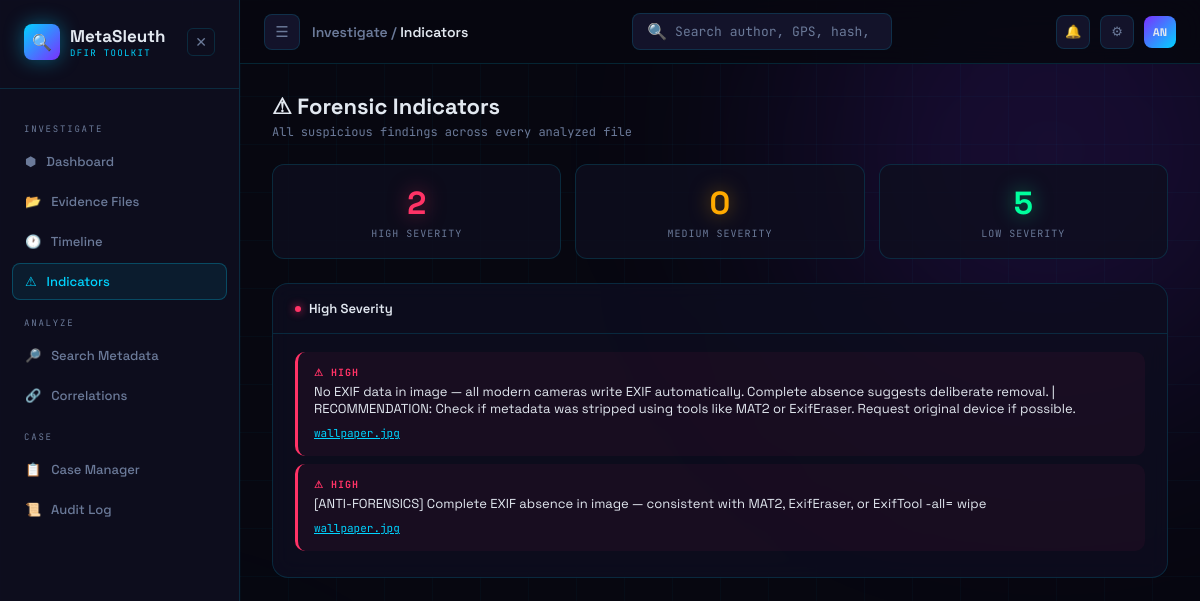
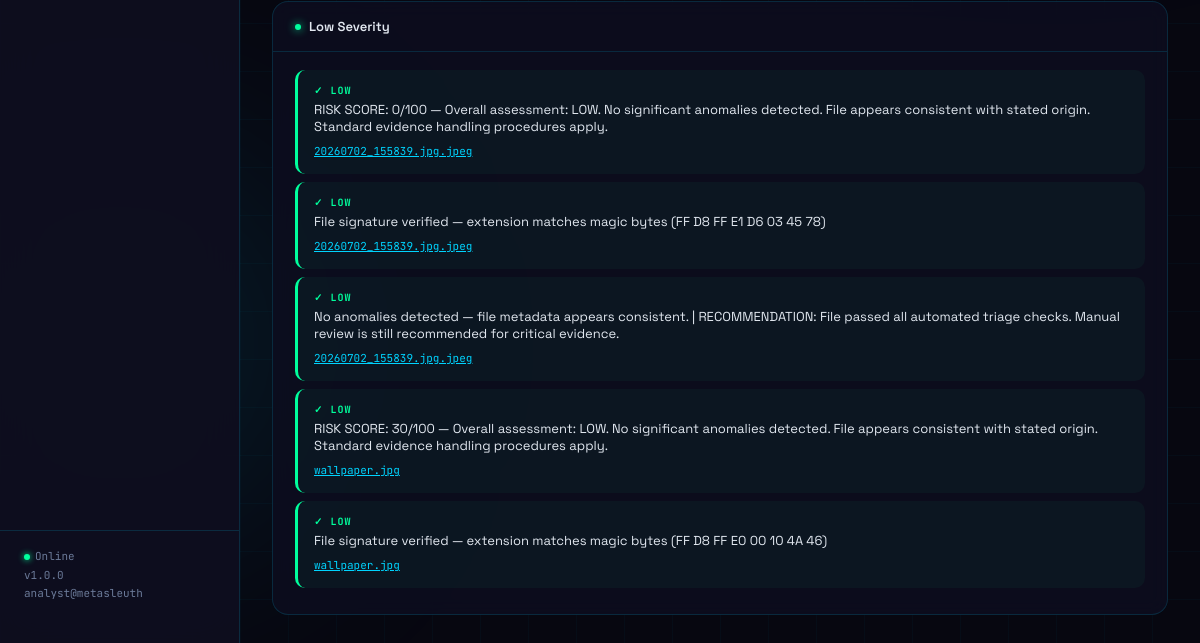
/indicators, run on an earlier commit of the app's database (2 pictures, top to bottom).
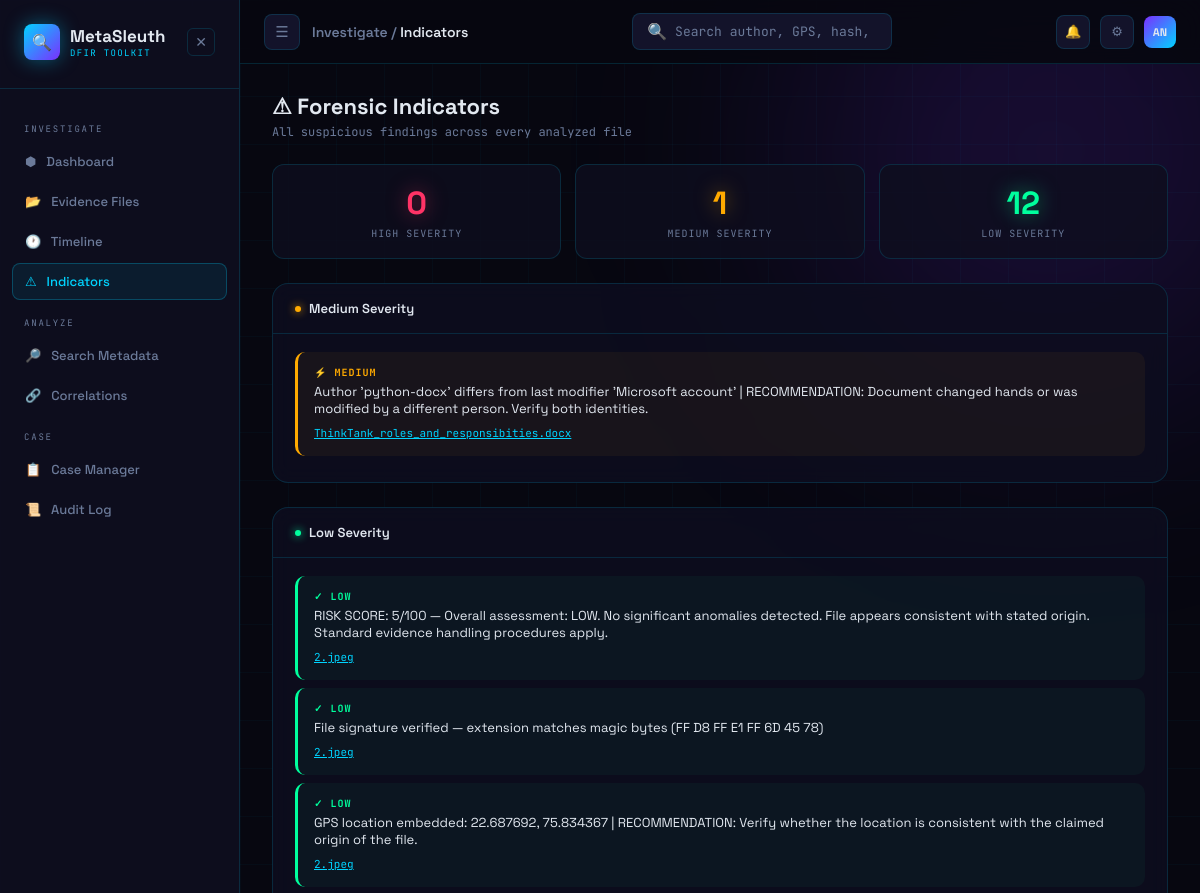
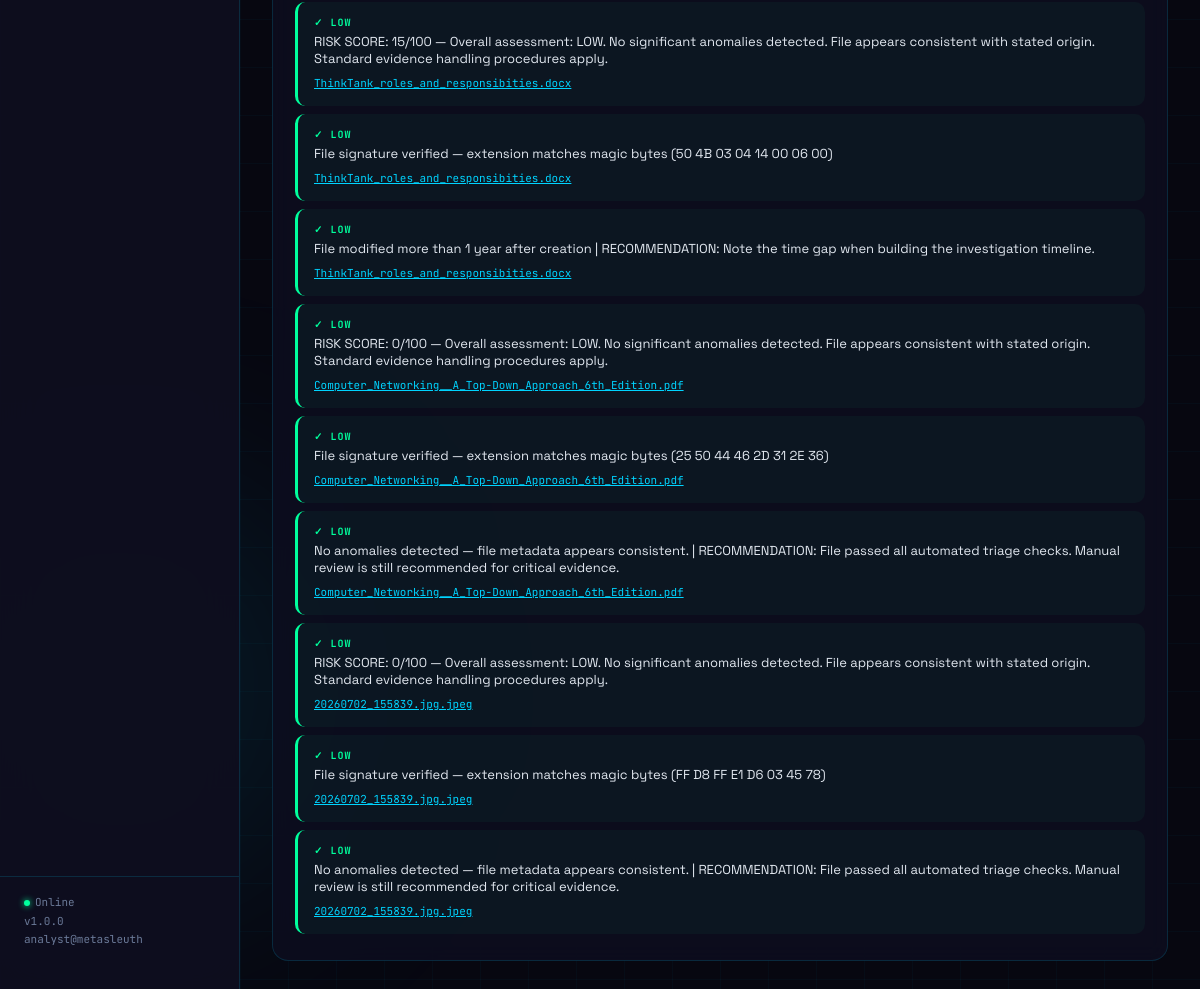
And on a later commit of the database (2 pictures, top to bottom).
### tables this page shows
CREATE TABLE indicators (
            id          INTEGER PRIMARY KEY AUTOINCREMENT,
            file_id     INTEGER NOT NULL,
            severity    TEXT NOT NULL,
            description TEXT NOT NULL,
            FOREIGN KEY (file_id) REFERENCES files(id)
        );

CREATE TABLE files (
            id          INTEGER PRIMARY KEY AUTOINCREMENT,
            filename    TEXT NOT NULL,
            file_type   TEXT NOT NULL,
            file_size   INTEGER,
            md5         TEXT,
            sha1        TEXT,
            sha256      TEXT,
            upload_time TEXT NOT NULL,
            analyst     TEXT
        );

### app.py (the view)
@app.route('/indicators')
def indicators_page():
    conn   = get_connection()
    cursor = conn.cursor()
    cursor.execute('''
        SELECT i.severity, i.description,
               f.filename, f.id as file_id, f.file_type
        FROM indicators i
        JOIN files f ON i.file_id = f.id
        ORDER BY
            CASE i.severity
                WHEN "HIGH"   THEN 1
                WHEN "MEDIUM" THEN 2
                ELSE 3
            END,
            f.upload_time DESC
    ''')
    rows = cursor.fetchall()
    conn.close()
    indicators = [dict(r) for r in rows]
    high   = [i for i in indicators if i['severity'] == 'HIGH']
    medium = [i for i in indicators if i['severity'] == 'MEDIUM']
    low    = [i for i in indicators if i['severity'] == 'LOW']
    return render_template('indicators.html',
                           indicators=indicators,
                           high=high,
                           medium=medium,
                           low=low)

### database/db.py (called while the page is built)
def get_connection():
    conn = sqlite3.connect(DATABASE)
    conn.row_factory = sqlite3.Row
    return conn

### templates/indicators.html (shortened to what this page needs)
{% extends 'base.html' %}
{% block breadcrumb %}Investigate / <span>Indicators</span>{% endblock %}
{% block content %}
<div>
    <div class="page-title">⚠ Forensic Indicators</div>
    <div class="page-sub">All suspicious findings across every analyzed file</div>
</div>
<div class="stat-row">
    <div class="stat-card">
        <div class="stat-num" style="color:var(--alert);text-shadow:0 0 20px rgba(255,51,102,0.5)">
            {{ high | length }}
        </div>
        <div class="stat-lbl">High Severity</div>
    </div>
    <div class="stat-card">
        <div class="stat-num" style="color:var(--warn);text-shadow:0 0 20px rgba(255,170,0,0.5)">
            {{ medium | length }}
        </div>
        <div class="stat-lbl">Medium Severity</div>
    </div>
    <div class="stat-card">
        <div class="stat-num" style="color:var(--ok);text-shadow:0 0 20px rgba(0,255,157,0.5)">
            {{ low | length }}
        </div>
        <div class="stat-lbl">Low Severity</div>
    </div>
</div>
{% if high %}
<div class="panel">
    <div class="panel-head">
        <div class="panel-title"><span class="dot a"></span>High Severity</div>
    </div>
    <div class="panel-body">
        {% for ind in high %}
        <div class="ind-item HIGH">
            <div class="ind-sev HIGH">⚠ HIGH</div>
            <div class="ind-desc">{{ ind.description }}</div>
            <a class="ind-file" href="/file/{{ ind.file_id }}">{{ ind.filename }}</a>
        </div>
        {% endfor %}
    </div>
</div>
{% endif %}
{% if medium %}
<div class="panel">
    <div class="panel-head">
        <div class="panel-title"><span class="dot" style="background:var(--warn);box-shadow:0 0 8px var(--warn)"></span>Medium Severity</div>
    </div>
    <div class="panel-body">
        {% for ind in medium %}
        <div class="ind-item MEDIUM">
            <div class="ind-sev MEDIUM">⚡ MEDIUM</div>
            <div class="ind-desc">{{ ind.description }}</div>
            <a class="ind-file" href="/file/{{ ind.file_id }}">{{ ind.filename }}</a>
        </div>
        {% endfor %}
    </div>
</div>
{% endif %}
{% if low %}
<div class="panel">
    <div class="panel-head">
        <div class="panel-title"><span class="dot o"></span>Low Severity</div>
    </div>
    <div class="panel-body">
        {% for ind in low %}
        <div class="ind-item LOW">
            <div class="ind-sev LOW">✓ LOW</div>
            <div class="ind-desc">{{ ind.description }}</div>
            <a class="ind-file" href="/file/{{ ind.file_id }}">{{ ind.filename }}</a>
        </div>
        {% endfor %}
    </div>
</div>
{% endif %}
{% endblock %}

What changed in the data, as far as the page shows it:
removed indicators: description "No EXIF data in image — all modern cameras write EXIF automatically. Complete absence suggests deliberate removal. | RECOMMENDATION: Check if metadata was stripped using tools like MAT2 or ExifEraser. Request original device if possible.", filename "wallpaper.jpg"
removed indicators: description "[ANTI-FORENSICS] Complete EXIF absence in image — consistent with MAT2, ExifEraser, or ExifTool -all= wipe", filename "wallpaper.jpg"
removed indicators: description "RISK SCORE: 30/100 — Overall assessment: LOW. No significant anomalies detected. File appears consistent with stated origin. Standard evidence handling procedures apply.", filename "wallpaper.jpg"
removed indicators: description "File signature verified — extension matches magic bytes (FF D8 FF E0 00 10 4A 46)", filename "wallpaper.jpg"
added indicators: description "Author 'python-docx' differs from last modifier 'Microsoft account' | RECOMMENDATION: Document changed hands or was modified by a different person. Verify both identities.", filename "ThinkTank_roles_and_responsibities.docx"
added indicators: description "RISK SCORE: 5/100 — Overall assessment: LOW. No significant anomalies detected. File appears consistent with stated origin. Standard evidence handling procedures apply.", filename "2.jpeg"
added indicators: description "File signature verified — extension matches magic bytes (FF D8 FF E1 FF 6D 45 78)", filename "2.jpeg"
added indicators: description "GPS location embedded: 22.687692, 75.834367 | RECOMMENDATION: Verify whether the location is consistent with the claimed origin of the file.", filename "2.jpeg"
added indicators: description "RISK SCORE: 15/100 — Overall assessment: LOW. No significant anomalies detected. File appears consistent with stated origin. Standard evidence handling procedures apply.", filename "ThinkTank_roles_and_responsibities.docx"
added indicators: description "File signature verified — extension matches magic bytes (50 4B 03 04 14 00 06 00)", filename "ThinkTank_roles_and_responsibities.docx"
added indicators: description "File modified more than 1 year after creation | RECOMMENDATION: Note the time gap when building the investigation timeline.", filename "ThinkTank_roles_and_responsibities.docx"
added indicators: description "RISK SCORE: 0/100 — Overall assessment: LOW. No significant anomalies detected. File appears consistent with stated origin. Standard evidence handling procedures apply.", filename "Computer_Networking__A_Top-Down_Approach_6th_Edition.pdf"
added indicators: description "File signature verified — extension matches magic bytes (25 50 44 46 2D 31 2E 36)", filename "Computer_Networking__A_Top-Down_Approach_6th_Edition.pdf"
added indicators: description "No anomalies detected — file metadata appears consistent. | RECOMMENDATION: File passed all automated triage checks. Manual review is still recommended for critical evidence.", filename "Computer_Networking__A_Top-Down_Approach_6th_Edition.pdf"
Also different on the page:
{{ high | length }}: "2" → "0"
{{ medium | length }}: "0" → "1"
{{ low | length }}: "5" → "12"
text no longer shown: "High Severity"
text now shown: "Medium Severity"
